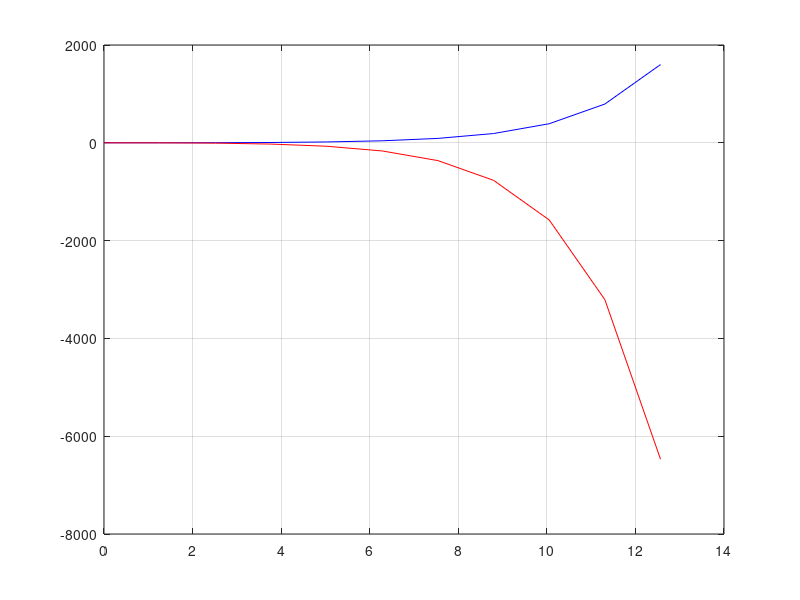

The MATLAB script that drew this image:
function EDOParcial1
  x(1)=0;
  y1(1)=0;
  y2(1)=0;
  t0=0;
  tf=12.5664;
  N=10;
  dt=(tf-t0)/N;
  dim=N+1;
  for k=2:dim
    x(k)=dt*(k-1); %Vector de absisa

    dx1(k-1)=x(k-1);
    dx2(k-1) = -2^2 * x(k-1) - (0.02) * x(k-1) - sin(3 * (k-1));

    kx1(k-1)=y1(k-1)+dt*dx1(k-1);
    kx2(k-1)=y2(k-1)+dt*dx2(k-1);

    y1(k)=y1(k-1)+kx1(k-1);
    y2(k)=y2(k-1)+kx2(k-1);
  endfor

  figure(1);
  plot(x,y1,'b');
  hold on;
  plot(x,y2,'r');
  grid on;
endfunction
